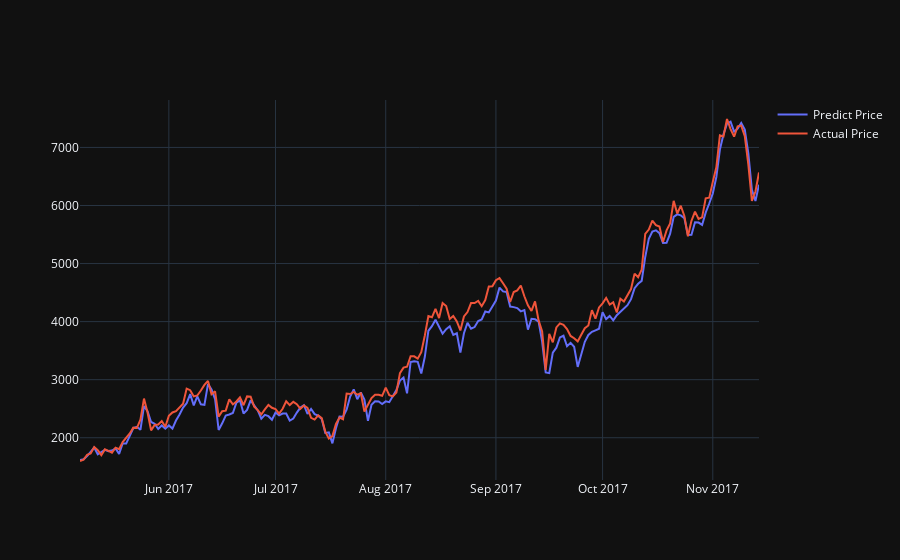

Notebook cell for this chart:
### Markdown cell above
#### Plot predicted and actual line graph with X=dates, Y=USD

### Code cell
predict_chart = go.Scatter(x=predictDates, y=yhat_reshape, name= 'Predict Price')
actual_chart = go.Scatter(x=predictDates, y=testY_reshape, name= 'Actual Price')
py.iplot([predict_chart, actual_chart])

### Figure 1 — Plotly figure (JSON) as saved in the notebook; plotly's stock layout.template omitted (floating-point values rounded to 4 significant figures; data arrays with more than 128 entries replaced by an {"elided": "..."} marker saying what was removed)
{"data": [{"name": "Predict Price", "x": {"elided": "192 str values"}, "y": {"elided": "192 float values"}, "type": "scatter"}, {"name": "Actual Price", "x": {"elided": "192 str values"}, "y": {"elided": "192 float values"}, "type": "scatter"}], "layout": {}}
